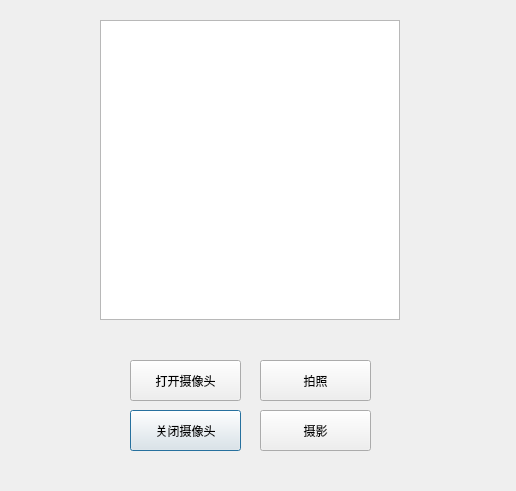
<?xml version="1.0" encoding="UTF-8"?>
<ui version="4.0">
 <class>CamDialog</class>
 <widget class="QDialog" name="CamDialog">
  <property name="geometry">
   <rect>
    <x>0</x>
    <y>0</y>
    <width>516</width>
    <height>491</height>
   </rect>
  </property>
  <property name="font">
   <font>
    <family>Microsoft YaHei UI</family>
   </font>
  </property>
  <property name="windowTitle">
   <string>摄像头</string>
  </property>
  <widget class="QPushButton" name="pushButton_2">
   <property name="geometry">
    <rect>
     <x>130</x>
     <y>410</y>
     <width>111</width>
     <height>41</height>
    </rect>
   </property>
   <property name="text">
    <string>关闭摄像头</string>
   </property>
  </widget>
  <widget class="QPushButton" name="pushButton">
   <property name="geometry">
    <rect>
     <x>130</x>
     <y>360</y>
     <width>111</width>
     <height>41</height>
    </rect>
   </property>
   <property name="text">
    <string>打开摄像头</string>
   </property>
  </widget>
  <widget class="QPushButton" name="pushButton_3">
   <property name="geometry">
    <rect>
     <x>260</x>
     <y>360</y>
     <width>111</width>
     <height>41</height>
    </rect>
   </property>
   <property name="text">
    <string>拍照</string>
   </property>
  </widget>
  <widget class="QPushButton" name="pushButton_4">
   <property name="geometry">
    <rect>
     <x>260</x>
     <y>410</y>
     <width>111</width>
     <height>41</height>
    </rect>
   </property>
   <property name="text">
    <string>摄影</string>
   </property>
  </widget>
  <widget class="QGraphicsView" name="graphicsView">
   <property name="geometry">
    <rect>
     <x>100</x>
     <y>20</y>
     <width>300</width>
     <height>300</height>
    </rect>
   </property>
  </widget>
 </widget>
 <resources/>
 <connections/>
</ui>
